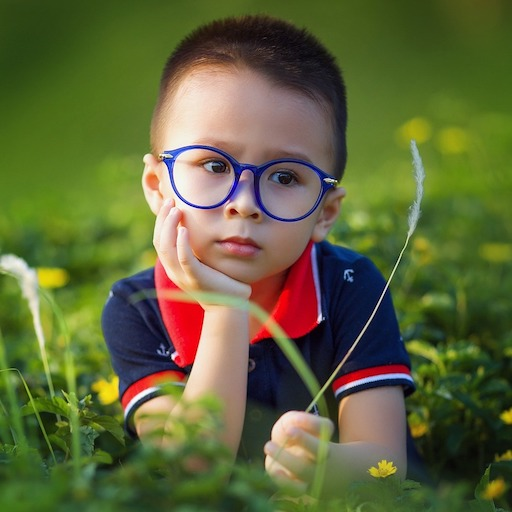
//> input picture week4-cpp/data/images/sample.jpg, 512 x 512 px
$ ./test   (built with g++ and OpenCV 4)
//> lines starting //> are read from the running program, lines starting //| are printed output that depends on the picture
### week4-cpp/ImageGradients/dataPath.hpp
std::string DATA_PATH = "../data/";

### week4-cpp/ImageGradients/test.cpp
//
// Created by Shuangrui CHEN on 28/10/2020.
//

#include <iostream>
#include "dataPath.hpp"
#include <opencv2/opencv.hpp>

using namespace std;
using namespace cv;

int main() {
    Mat img = imread("../data/images/sample.jpg", IMREAD_GRAYSCALE);
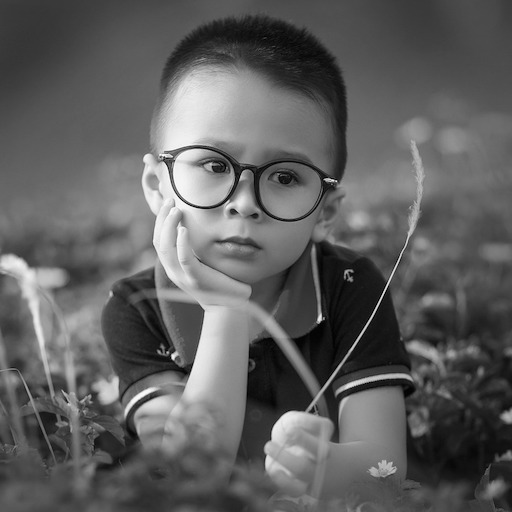
//> img: 512 rows x 512 cols, CV_8UC1; min 0, max 255, mean 94.7
    Mat laplacian1;
    Mat laplacian2;

    Mat l1 = (Mat_<int>(3,3) << 0, 0, 0, -1, 2, -1, 0, 0, 0);
    Mat l2 = (Mat_<int>(3,3) << 0, -1, 0, 0, 2, 0, 0, -1, 0);
    filter2D(img, laplacian1, -1, l1);
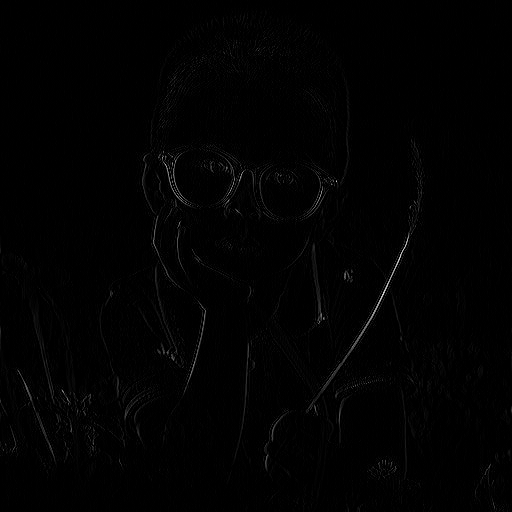
//> laplacian1: 512 rows x 512 cols, CV_8UC1; min 0, max 222, mean 1.9
    filter2D(img, laplacian2, -1, l2);

    laplacian1 = abs(laplacian1);
    laplacian2 = abs(laplacian2);
    Mat ml = laplacian1 + laplacian2;

    double res = 0;
    for (int i = 0; i < ml.cols; ++i) {
        for (int j = 0; j < ml.rows; ++j) {
            res += ml.at<uchar>(i, j);
        }
    }
//> this loop made 512 passes
//> res on passes 1 to 3: 182, 403, 691
//> after the loop, res = 954333

    cout << endl << endl << res << endl;
//| 954333
    return 0;
}
